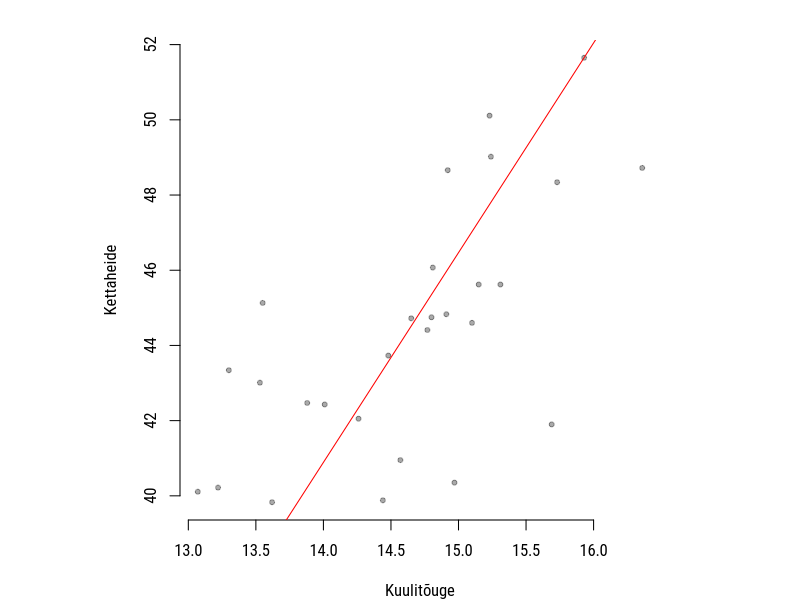
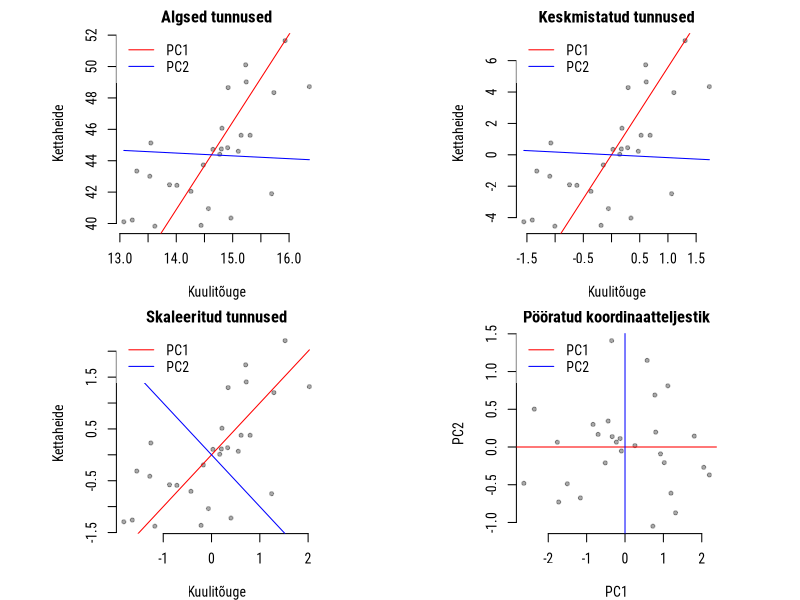
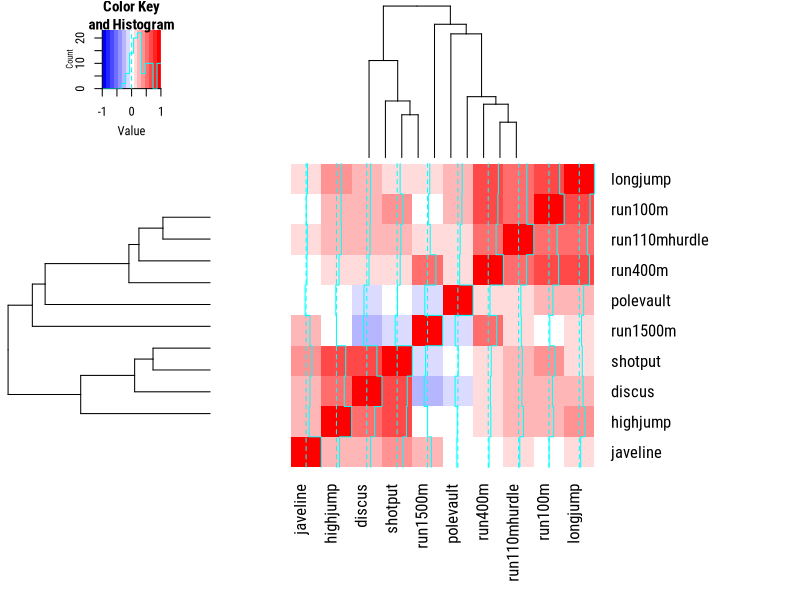
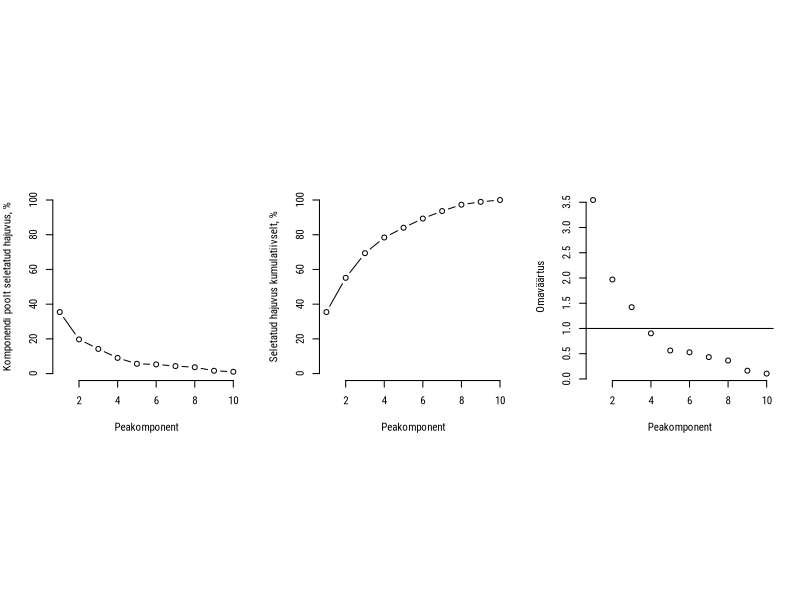
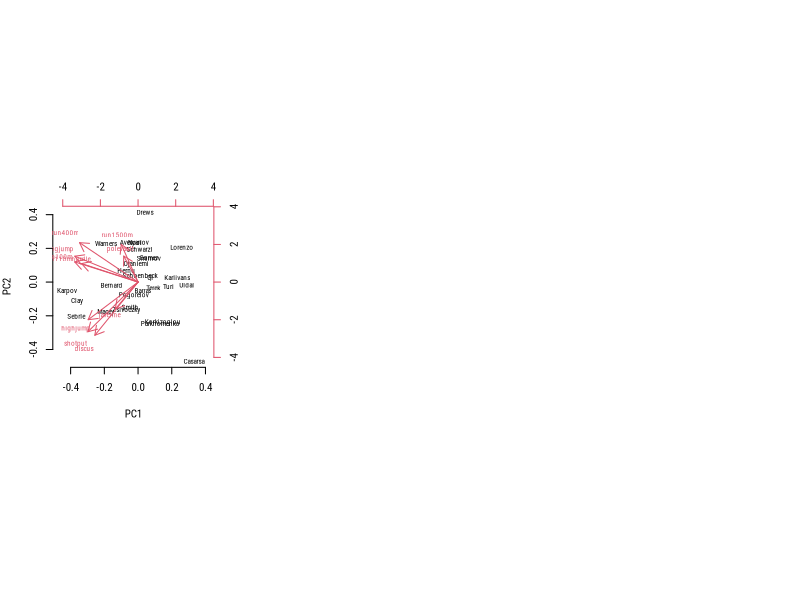

The R script that drew these images, in order:
## ---- chunk 1
library('magrittr')
kv <- read.csv('andmed/decathlon2004.csv')
rownames(kv) <- kv$athlets
kv$athlets <- NULL
kv[, grep('run', names(kv))] %<>% `*`(-1)
head(kv)
## ---- chunk 2
#| echo: false
# Prepare data
vars <- kv[, c('shotput', 'discus')]
vars <- list(Raw = vars, 
             Center = vars %>% lapply(scale, scale = F) %>% data.frame, 
             Scale = vars %>% lapply(scale) %>% data.frame)
plotEst <- function(data, xlab = "Kuulitõuge", ylab = "Kettaheide", ...) {
  par(bty = 'n', family = 'RobotoCondensed', mar = c(4,4,2,2), pty = 's')
  plot(data[[2]] ~ data[[1]], xlab = xlab, ylab = ylab,
       pch = 20, cex = 1, col = '#00000055', ...)
}
# PC1
plotEst(vars$Raw)
eigHiLo <- cov(vars$Cen) %>% eigen
lines(vars$Raw[[1]], 
      (eigHiLo$vec[2,1]/eigHiLo$vec[1,1] * vars$Cen[[1]] + mean(vars$Raw[[2]])), 
      col = 'red')
## ---- chunk 3
#| echo: false

par(mfrow = c(2,2))
# Legend
pcLeg <- function() {
  legend('topleft', legend = c('PC1', 'PC2'), col = c('red', 'blue'),
         lwd = 1, border = NA, box.col = NA)
}
# Raw
plotEst(vars$Raw, main = "Algsed tunnused")
eigHiLo <- cov(vars$Cen) %>% eigen
lines(vars$Raw[[1]], 
      (eigHiLo$vec[2,1]/eigHiLo$vec[1,1] * vars$Cen[[1]] + mean(vars$Raw[[2]])), 
      col = 'red')
lines(vars$Raw[[1]], 
      (eigHiLo$vec[2,2]/eigHiLo$vec[1,2] * vars$Cen[[1]] + mean(vars$Raw[[2]])), 
      col = 'blue')
pcLeg() # Legend
# Center
plotEst(vars$Cen, main = "Keskmistatud tunnused")
eigHiLo <- cov(vars$Cen) %>% eigen
lines(vars$Cen[[1]], 
      (eigHiLo$vec[2,1]/eigHiLo$vec[1,1] * vars$Cen[[1]] + mean(vars$Cen[[2]])), 
      col = 'red')
lines(vars$Cen[[1]], 
      (eigHiLo$vec[2,2]/eigHiLo$vec[1,2] * vars$Cen[[1]] + mean(vars$Cen[[2]])), 
      col = 'blue')
pcLeg() # Legend
# Scale
plotEst(vars$Scale, main = "Skaleeritud tunnused")
eigHiLo <- cov(vars$Scale) %>% eigen
lines(vars$Scale[[1]], 
      (eigHiLo$vec[2,1]/eigHiLo$vec[1,1] * vars$Scale[[1]] + mean(vars$Scale[[2]])), 
      col = 'red')
lines(vars$Scale[[1]], 
      (eigHiLo$vec[2,2]/eigHiLo$vec[1,2] * vars$Scale[[1]] + mean(vars$Scale[[2]])), 
      col = 'blue')
pcLeg() # Legend
# Rotate
pcaHiLo <- prcomp(vars$Raw, scale = T) %>% summary
par(bty = 'n', family = 'RobotoCondensed', mar = c(4,4,0,0), pty = 's')
plotEst(as.data.frame.matrix(pcaHiLo$x), main = "Pööratud koordinaatteljestik", 
        xlab = "PC1", ylab = "PC2")
abline(h = 0, col = 'red')
abline(v = 0, col = 'blue')
pcLeg() # Legend
## ---- chunk 4
peakomp <- prcomp(kv, scale = TRUE)
## ---- chunk 5
library('gplots')
cor(kv) %>% heatmap.2(col = 'bluered', margins = c(8,8))
## ---- chunk 6
par(bty = 'n', mfrow = c(1,3))
plot(peakomp$sdev^2 * 100/length(peakomp$sdev), type = 'b', ylim = c(0,100), 
     xlab = "Peakomponent", ylab = "Komponendi poolt seletatud hajuvus, %")
plot(cumsum(peakomp$sdev^2 * 100/length(peakomp$sdev)), type = 'b', ylim = c(0,100), 
     xlab = "Peakomponent", ylab = "Seletatud hajuvus kumulatiivselt, %")
plot(peakomp$sdev^2, type = 'p', 
     xlab = "Peakomponent", ylab = "Omaväärtus")
abline(h = 1)
## ---- chunk 7
peakomp$sdev^2 %>% round(2)
## ---- chunk 8
(peakomp$sdev^2 / ncol(kv)) %>% round(2)
## ---- chunk 9
summary(peakomp)
## ---- chunk 10
peakomp$rotation %>% round(2)
## ---- chunk 11
peakomp$x %>% round(2)
## ---- chunk 12
par(mar = c(4,4,2,4))
biplot(peakomp)
